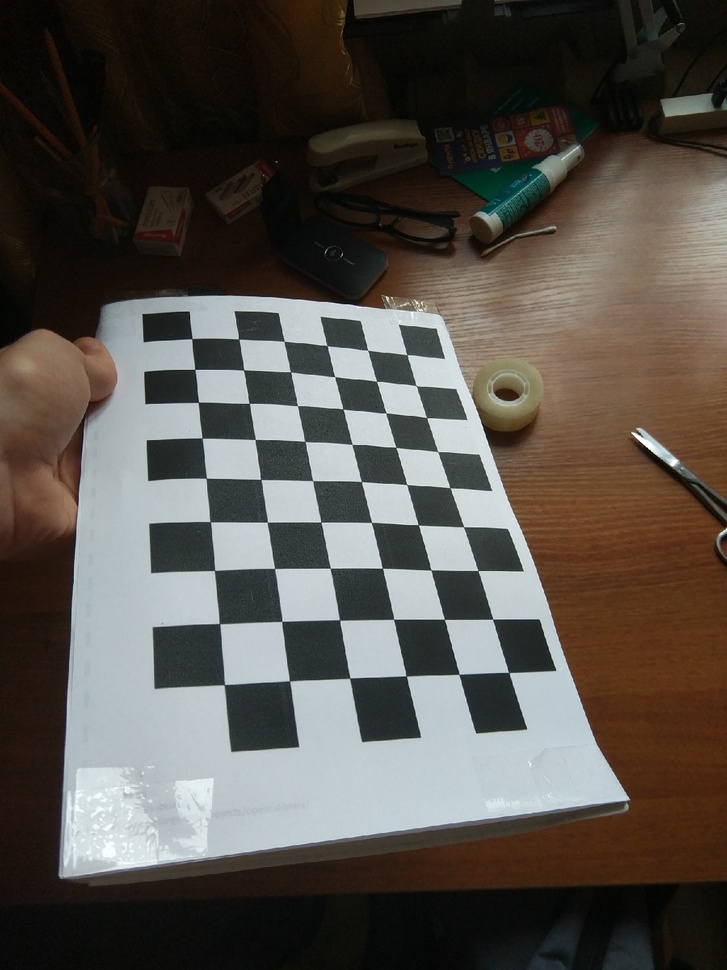
#> input picture Camera calibration/python camera calibration/corners/photo before and after calibration/(01)-1.jpg, 727 x 970 px, shrunk from 1200 x 1600 before the run; its folder holds 4 pictures in this run
$ python undistort.py
#> lines starting #> are read from the running program, lines starting #| are printed output that depends on the picture
import numpy as np
import cv2
import glob

# load matrix intrisinc parametrs and distortional coefficient
mtx = np.load('mtx.npy')
#> (reads Camera calibration/python camera calibration/corners/mtx.npy from the repository)
dist = np.load('dist.npy')
#> (reads Camera calibration/python camera calibration/corners/dist.npy from the repository)

print(mtx)
print(dist)

#mtx = np.zeros((3,3), np.float32)
#dist = np.zeros((1,5), np.float32)


#dist[0,0] = -0.2

print(mtx)
print(dist)

Num = 1
images = glob.glob('photo before and after calibration\*.jpg')
for fname in images:

    img = cv2.imread(fname)
#> img is the input picture: shape (970, 727, 3); mean B, G, R 75.1, 81.4, 86.5

    # Determine windth and height frame, formation new matrix
    # of intrisinc parametrs and ROI for crop image
    h,  w = img.shape[:2]
#> h = 970; w = 727
    newcameramtx, roi=cv2.getOptimalNewCameraMatrix(mtx,dist,(w,h),1,(w,h))
#> roi = (3, 2, 717, 960)


    # undistorted frame
    dst = cv2.undistort(img, mtx, dist, None, newcameramtx)
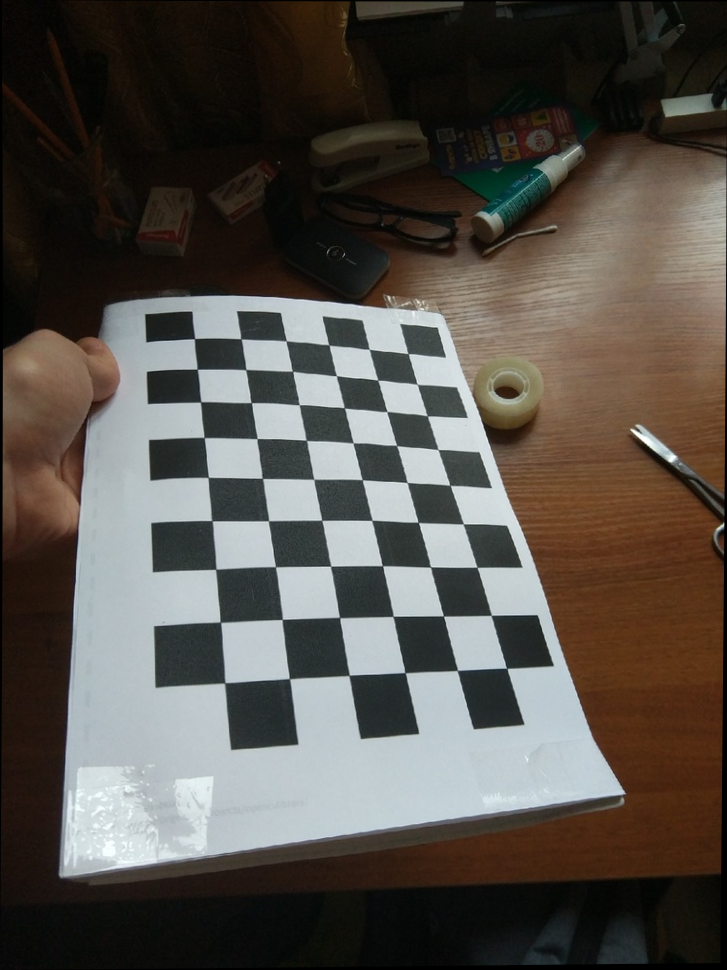
#> dst: shape (970, 727, 3); mean B, G, R 74.2, 80.3, 85.5

    # crop the image
    # x,y,w,h = roi
    # dst = dst[y:y+h, x:x+w]

    cv2.imwrite('photo before and after calibration/({})-4.jpg'.format(Num),dst)
    Num = Num + 1
#> pass 2 of the loop `for fname in images:`:
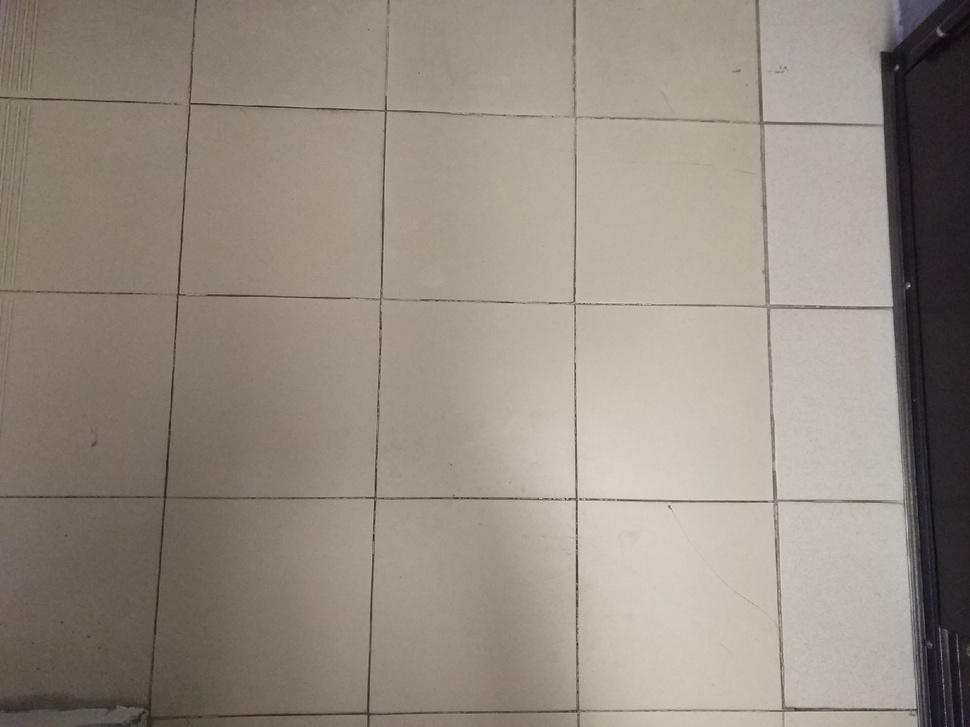
#> input picture Camera calibration/python camera calibration/corners/photo before and after calibration/(02)-1.jpg, 970 x 727 px, shrunk from 1600 x 1200 before the run
#> img is the input picture: shape (727, 970, 3); mean B, G, R 131.2, 140.7, 149.7
#> `dst = cv2.undistort(img, mtx, dist, None, newcameramtx)`:
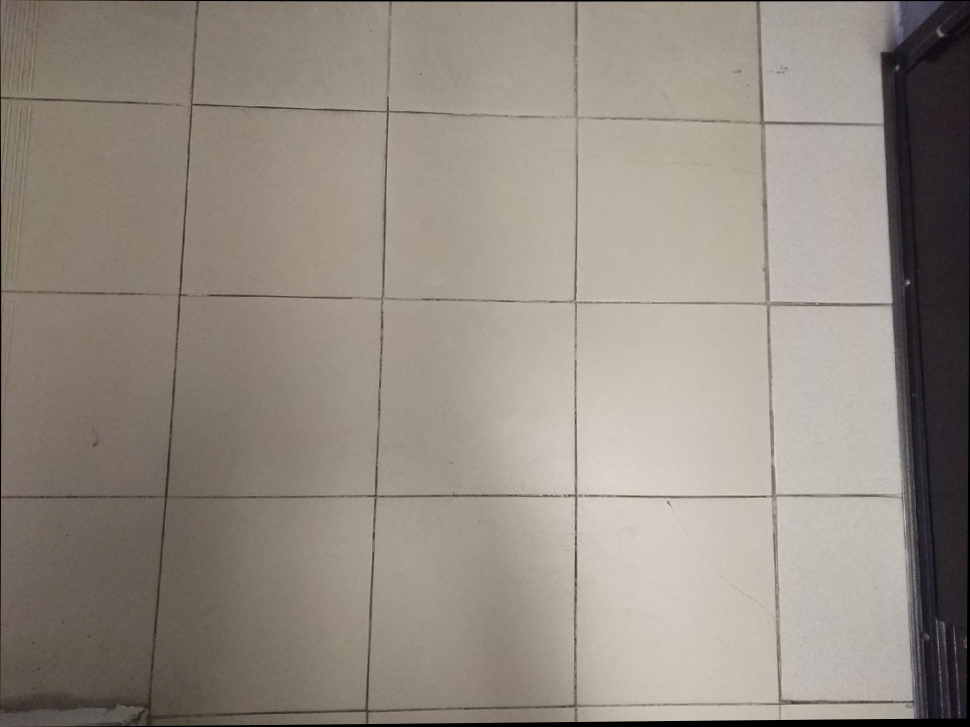
#> dst: shape (727, 970, 3); mean B, G, R 129.9, 139.2, 148.2
#> pass 3 of the loop `for fname in images:`:
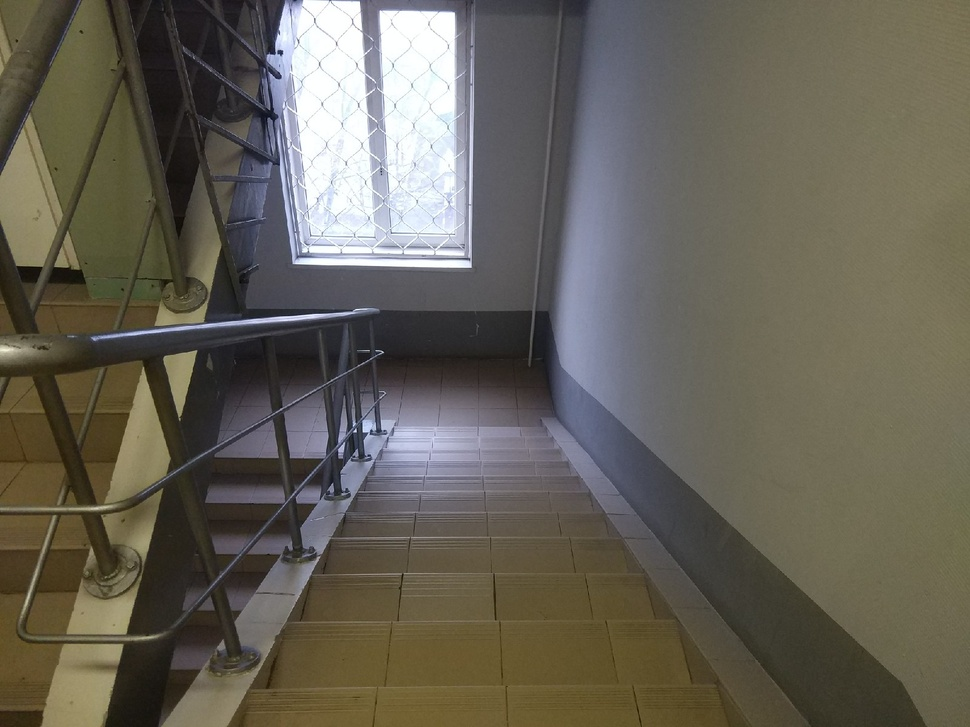
#> input picture Camera calibration/python camera calibration/corners/photo before and after calibration/(03)-1.jpg, 970 x 727 px, shrunk from 1600 x 1200 before the run
#> img is the input picture: shape (727, 970, 3); mean B, G, R 86.5, 97.7, 102
#> `dst = cv2.undistort(img, mtx, dist, None, newcameramtx)`:
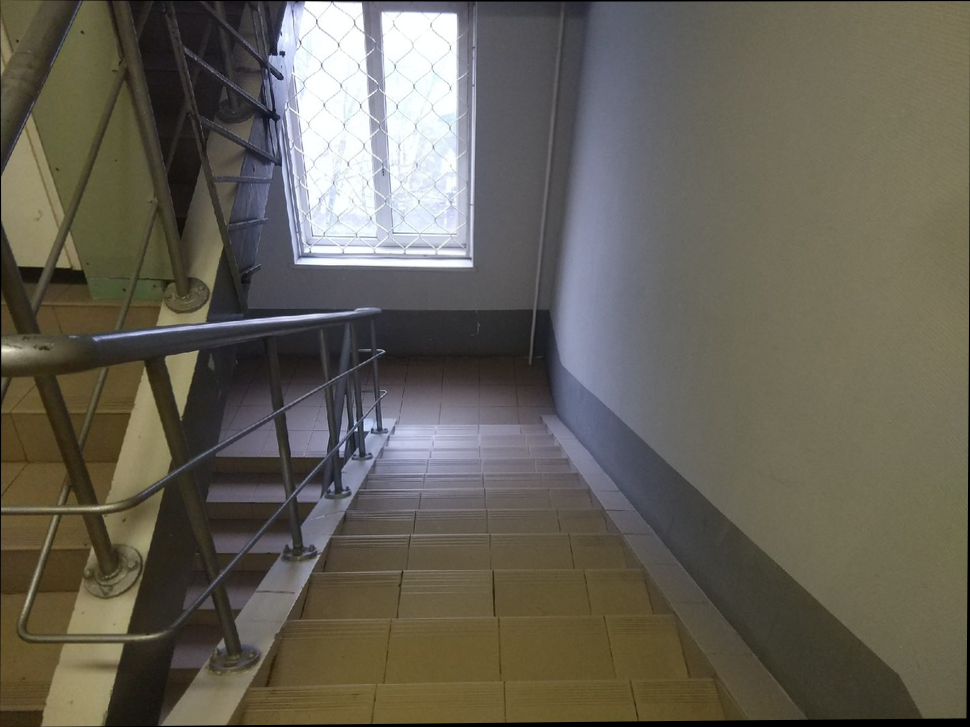
#> dst: shape (727, 970, 3); mean B, G, R 85.6, 96.7, 100.9
#> the loop made 4 passes; the first 3 are shown
